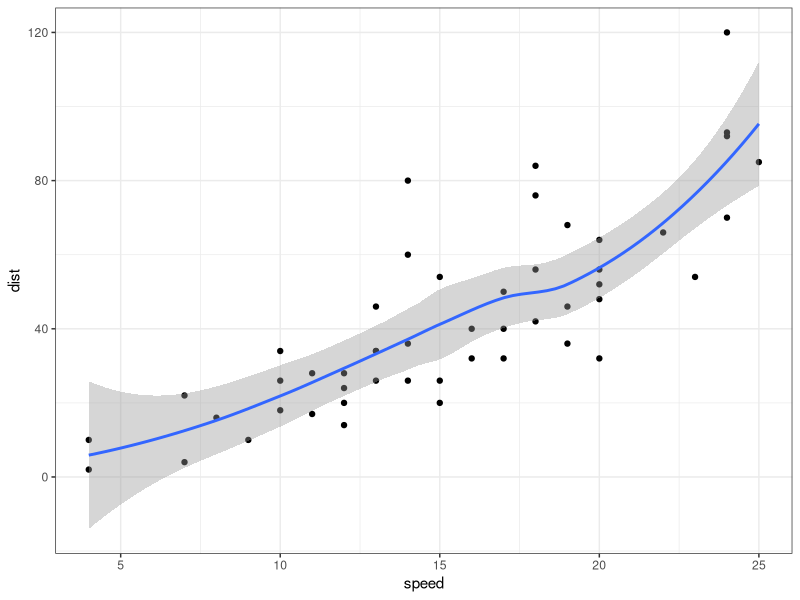

Write the R code that produced this figure.
## ---- chunk 1
knitr::opts_chunk$set(echo = TRUE)
#That is a setup chunk of code, we will come back to it later
## ---- chunk 2
# this is not a block of R code it is just a notoriously useless comment
print("That is great coding my friend")
## ---- chunk 3
library(ggplot2)
#summary(cars)
qplot(speed,dist,data=cars)+
  geom_smooth()+
  theme_bw()
ct<-cor.test(cars$speed,cars$dist)
